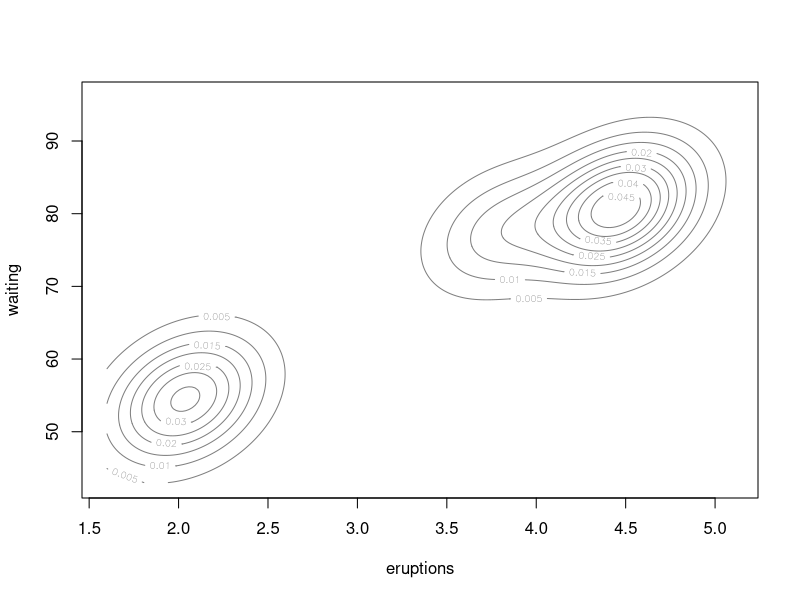
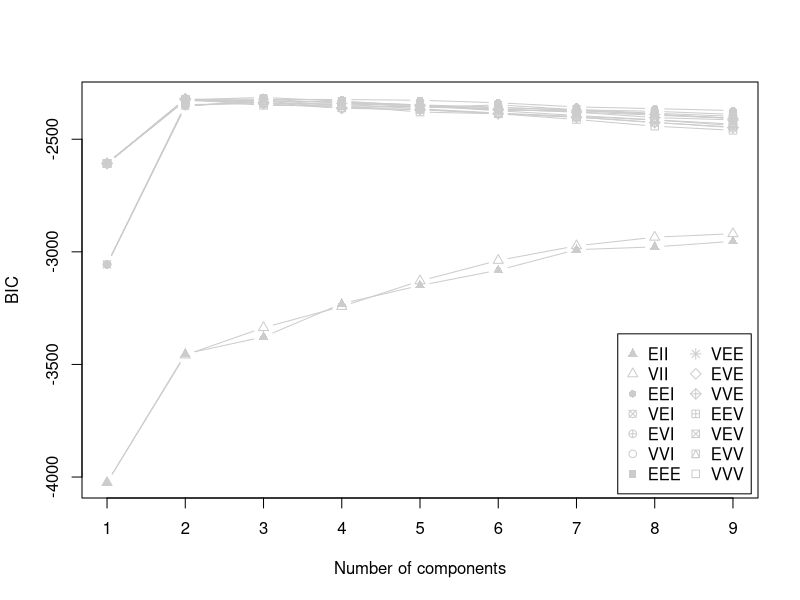
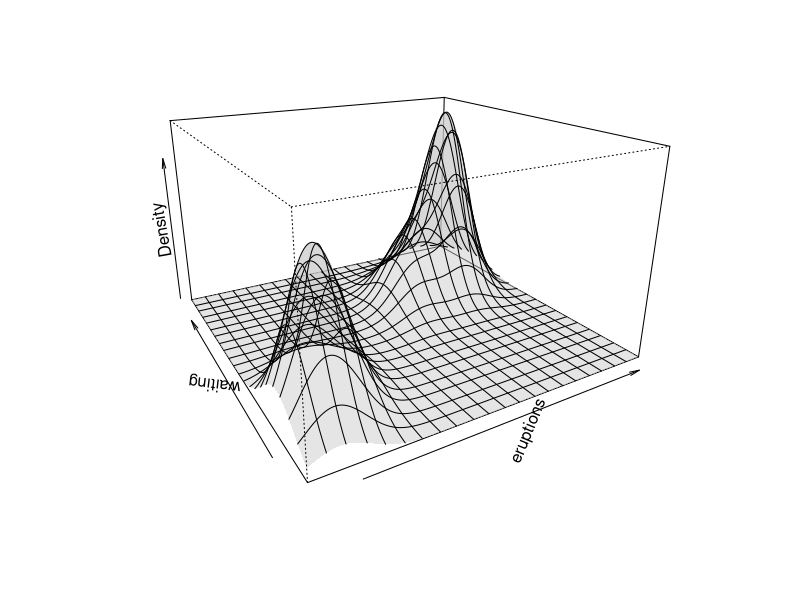
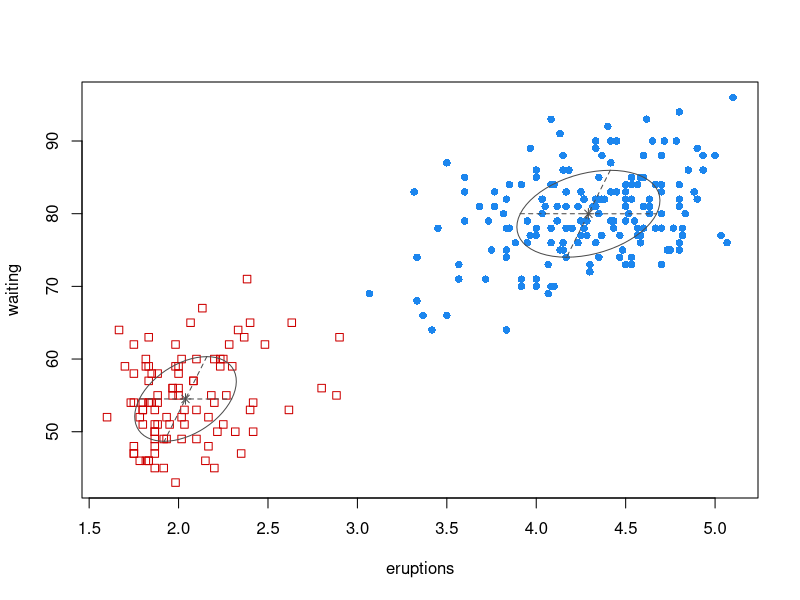

These figures' R source, in order:
## ---- chunk 1
library(mclust)
faithfulDens<-densityMclust(faithful)
plot(faithfulDens,type="persp",col=grey(0.8))
## ---- chunk 2
library(mclust)
data <- faithful
model <- mclustBIC(data)

modelSummary <- summary(model, data=data, 2)
coordProj(data=data, dimens=c(1,2), what="classification",
          parameters = modelSummary$parameters, z = modelSummary$z)
## ---- chunk 3
# library(mclust)
# 
# data <- faithful
# model <- mclustBIC(data)
# 
# selectInput("x", label="X Variable", choices=names(data),
#                         selected=names(data))
# selectInput("y", label="Y Variable", choices=names(data),
#                         selected=names(data))
# sliderInput("clusters", "Number of Clusters", 1, 9, 2, step = 1)
# 
# selectedData <- reactive({
#     c(input$x, input$y)
# })
#     
# clusters <- reactive({input$clusters})
#     
# clusters <- reactive({
#     mclust(selectedData(), clusters())
# })
#     
# renderPlot({
#     modelSummary <- summary(model, data=data, input$clusters)
#     coordProj(data=data, dimens=selectedData(), what="classification",
#               parameters = modelSummary$parameters, z = modelSummary$z)
# })
